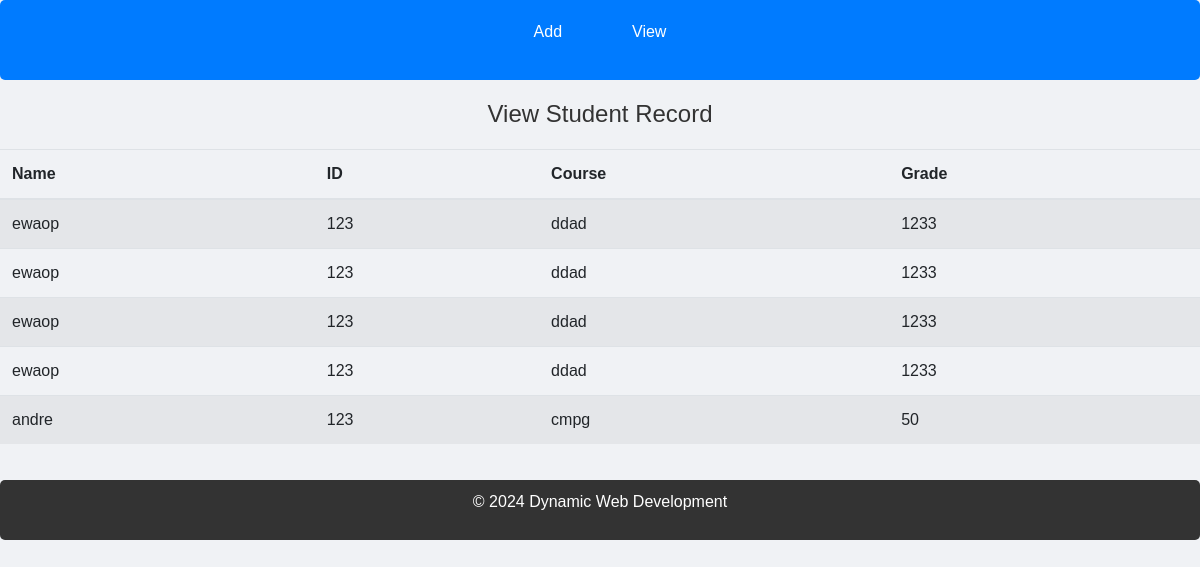
/view_result.php, run on an earlier commit of the app's database.
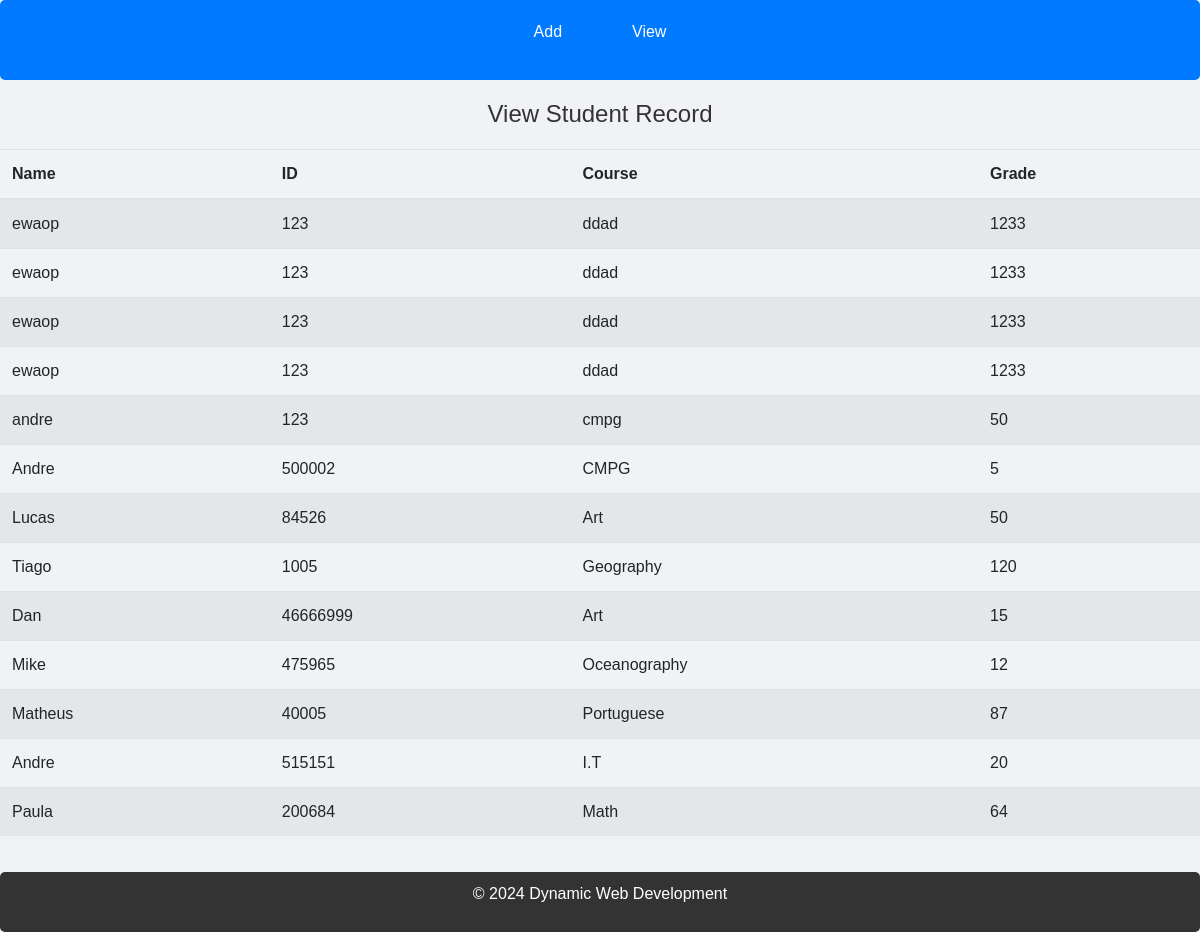
And on a later commit of the database.
### tables this page shows
CREATE TABLE `students_detailed` (
  `name` varchar(30) NOT NULL,
  `id` int(30) NOT NULL,
  `course` varchar(30) NOT NULL,
  `grade` int(30) NOT NULL
);

### view_result.php (the view, shortened to what this page needs)
<!DOCTYPE html>
<html lang="en">
<head>
    <link rel="stylesheet" href="https://stackpath.bootstrapcdn.com/bootstrap/4.3.1/css/bootstrap.min.css">
    <link rel="stylesheet" href="css/style.css">
</head>
<body>
    <header>
        <nav>
            <ul>
                <li>
                    <a href="index.php">Add</a>
                </li>
                <li>
                    <a href="view_result.php">View</a>
                </li>
            </ul>
        </nav>
        <h1>View Student Record</h1>
    </header>
<div class="tr">
    <?php
include ('database.php');
$sql = "SELECT name, id, course, grade FROM students_detailed";
$res = mysqli_query($con, $sql);
if ($res && mysqli_num_rows($res) > 0) {
    echo "<table class='table table-striped'>";
    echo "<thead><tr>
            <th>Name</th>
            <th>ID</th>
            <th>Course</th>
            <th>Grade</th>
          </tr></thead><tbody>";
while($row = mysqli_fetch_assoc($res)){
    echo "<tr>
    <td>" . htmlspecialchars($row['name']) . "</td>
    <td>" . htmlspecialchars($row['id']) . "</td>
    <td>" . htmlspecialchars($row['course']) . "</td>
    <td>" . htmlspecialchars($row['grade']) . "</td>
  </tr>";
}
echo "</tbody></table>";
} else {
    echo "<p>No records found.</p>";
}
?>
</div>
    <footer>
        <p>© 2024 Dynamic Web Development</p>
    </footer>
</body>
</html>

### style.css (style rules this page uses)
body { font-family: Arial, sans-serif; background-color: #f0f2f5; display: flex; flex-direction: column; min-height: 100vh; margin: 0; }
header nav { background-color: #007BFF; padding: 10px; border-radius: 5px; margin-bottom: 20px; }
header nav ul { list-style-type: none; padding: 0; display: flex; justify-content: center; }
header nav ul li { margin: 0 15px; }
header nav ul li a { color: white; text-decoration: none; padding: 10px 20px; display: block; }
h1 { text-align: center; color: #333; margin-bottom: 20px; font-size: 24px; }
footer { text-align: center; padding: 10px; background-color: #333; color: white; border-radius: 5px; margin-top: 20px; width: 100%; }

What changed in the data, as far as the page shows it:
added students_detailed: name "Andre", id "500002", course "CMPG", grade "5"
added students_detailed: name "Lucas", id "84526", course "Art", grade "50"
added students_detailed: name "Tiago", id "1005", course "Geography", grade "120"
added students_detailed: name "Dan", id "46666999", course "Art", grade "15"
added students_detailed: name "Mike", id "475965", course "Oceanography", grade "12"
added students_detailed: name "Matheus", id "40005", course "Portuguese", grade "87"
added students_detailed: name "Andre", id "515151", course "I.T", grade "20"
added students_detailed: name "Paula", id "200684", course "Math", grade "64"
